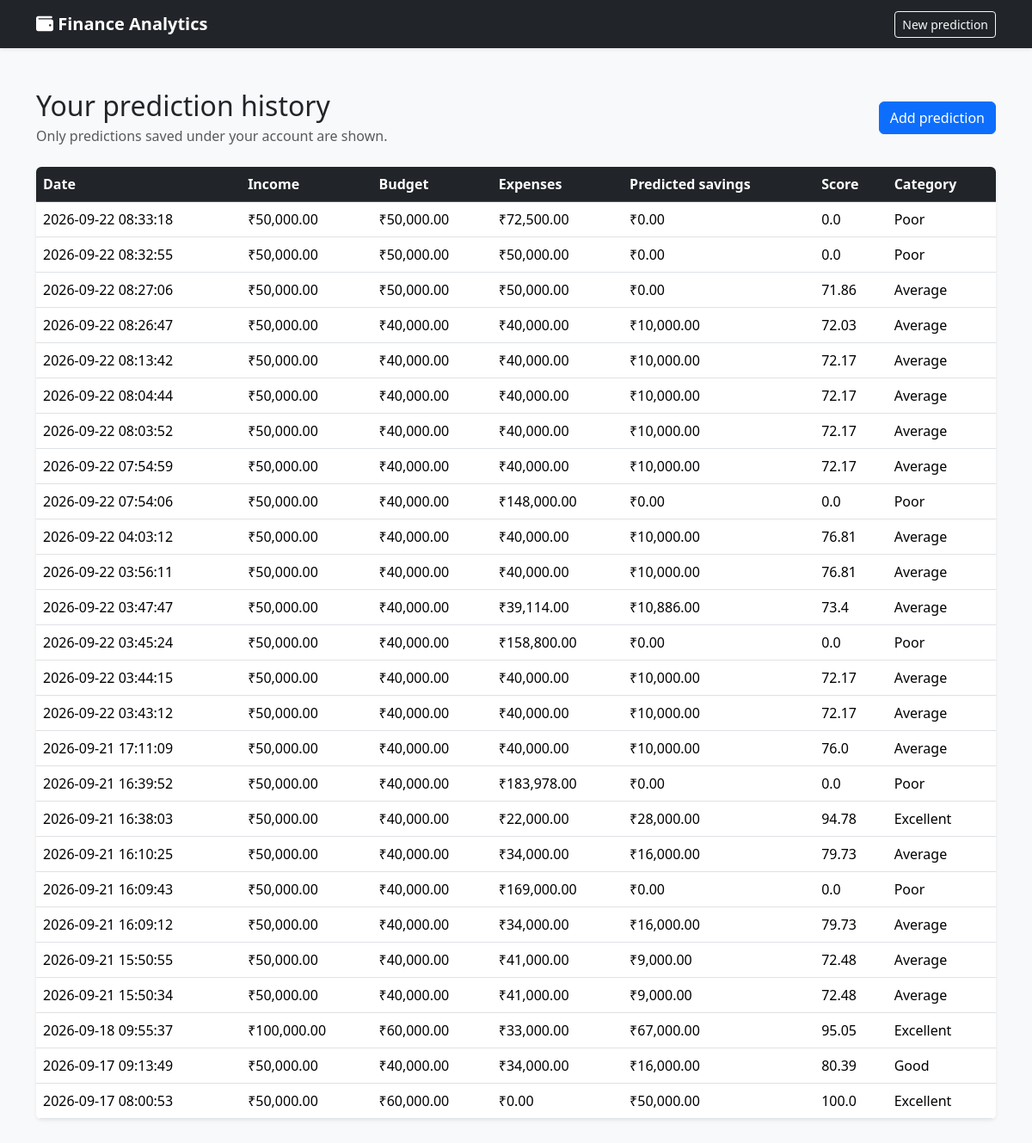
Screenshot of /history (signed in) with the database file from the repository.
### tables this page shows
CREATE TABLE prediction_history (
            id INTEGER PRIMARY KEY AUTOINCREMENT,
            user_id INTEGER NOT NULL,
            created_at TEXT NOT NULL DEFAULT CURRENT_TIMESTAMP,
            transaction_history TEXT NOT NULL,
            monthly_income REAL NOT NULL,
            monthly_budget REAL NOT NULL,
            current_savings REAL NOT NULL,
            savings_goal REAL NOT NULL,
            rent REAL NOT NULL,
            food REAL NOT NULL,
            transport REAL NOT NULL,
            shopping REAL NOT NULL,
            bills REAL NOT NULL,
            entertainment REAL NOT NULL,
            emi REAL NOT NULL,
            other_expenses REAL NOT NULL,
            total_expenses REAL NOT NULL,
            budget_utilization REAL NOT NULL,
            predicted_savings REAL NOT NULL,
            remaining_budget REAL NOT NULL,
            budget_used_percent REAL NOT NULL,
            financial_score REAL NOT NULL,
            financial_category TEXT NOT NULL
        );

### app.py (the view)
@app.route("/history")
def history():
    if not is_logged_in():
        return redirect(
            url_for("login")
        )
    conn = get_finance_data_connection()
    try:
        predictions = conn.execute("""
            SELECT id,
                   created_at,
                   monthly_income,
                   monthly_budget,
                   total_expenses,
                   predicted_savings,
                   financial_score,
                   financial_category
            FROM prediction_history
            WHERE user_id = ?
            ORDER BY id DESC
        """, (session["user_id"],)).fetchall()
    finally:
        conn.close()
    return render_template(
        "history.html",
        predictions=predictions
    )

### app.py (called while the page is built)
def get_finance_data_connection():
    conn = sqlite3.connect(FINANCE_DATA_DATABASE)
    conn.row_factory = sqlite3.Row
    return conn

def is_logged_in():
    return "user_id" in session

### templates/history.html (shortened to what this page needs)
<!doctype html>
<html lang="en">
<head>
    <link href="https://cdn.jsdelivr.net/npm/bootstrap@5.3.3/dist/css/bootstrap.min.css" rel="stylesheet">
    <link rel="stylesheet" href="https://cdnjs.cloudflare.com/ajax/libs/font-awesome/6.5.2/css/all.min.css">
</head>
<body class="bg-light">
    <nav class="navbar navbar-dark bg-dark shadow-sm">
        <div class="container">
            <a class="navbar-brand fw-bold" href="{{ url_for('home') }}">
                <i class="fa-solid fa-wallet"></i> Finance Analytics
            </a>
            <a class="btn btn-outline-light btn-sm" href="{{ url_for('predict_page') }}">New prediction</a>
        </div>
    </nav>
    <main class="container py-5">
        <div class="d-flex justify-content-between align-items-center mb-4">
            <div>
                <h1 class="h2 mb-1">Your prediction history</h1>
                <p class="text-muted mb-0">Only predictions saved under your account are shown.</p>
            </div>
            <a class="btn btn-primary" href="{{ url_for('predict_page') }}">Add prediction</a>
        </div>
        {% if predictions %}
        <div class="table-responsive bg-white rounded shadow-sm">
            <table class="table table-hover align-middle mb-0">
                <thead class="table-dark">
                    <tr>
                        <th>Date</th>
                        <th>Income</th>
                        <th>Budget</th>
                        <th>Expenses</th>
                        <th>Predicted savings</th>
                        <th>Score</th>
                        <th>Category</th>
                    </tr>
                </thead>
                <tbody>
                    {% for prediction in predictions %}
                    <tr>
                        <td>{{ prediction['created_at'] }}</td>
                        <td>₹{{ "{:,.2f}".format(prediction['monthly_income']) }}</td>
                        <td>₹{{ "{:,.2f}".format(prediction['monthly_budget']) }}</td>
                        <td>₹{{ "{:,.2f}".format(prediction['total_expenses']) }}</td>
                        <td>₹{{ "{:,.2f}".format(prediction['predicted_savings']) }}</td>
                        <td>{{ prediction['financial_score'] }}</td>
                        <td>{{ prediction['financial_category'] }}</td>
                    </tr>
                    {% endfor %}
                </tbody>
            </table>
        </div>
        {% else %}
        <div class="alert alert-info">You have no saved predictions yet. Submit the financial form to create your first history entry.</div>
        {% endif %}
    </main>
</body>
</html>

### rows the page displays
prediction_history: created_at "2026-09-22 08:33:18", monthly_income "50,000.00", monthly_budget "50,000.00", total_expenses "72,500.00", predicted_savings "0.00", financial_score "0.0", financial_category "Poor"
prediction_history: created_at "2026-09-22 08:32:55", monthly_income "50,000.00", monthly_budget "50,000.00", total_expenses "50,000.00", predicted_savings "0.00", financial_score "0.0", financial_category "Poor"
prediction_history: created_at "2026-09-22 08:27:06", monthly_income "50,000.00", monthly_budget "50,000.00", total_expenses "50,000.00", predicted_savings "0.00", financial_score "71.86", financial_category "Average"
prediction_history: created_at "2026-09-22 08:26:47", monthly_income "50,000.00", monthly_budget "40,000.00", total_expenses "40,000.00", predicted_savings "10,000.00", financial_score "72.03", financial_category "Average"
prediction_history: created_at "2026-09-22 08:13:42", monthly_income "50,000.00", monthly_budget "40,000.00", total_expenses "40,000.00", predicted_savings "10,000.00", financial_score "72.17", financial_category "Average"
prediction_history: created_at "2026-09-22 08:04:44", monthly_income "50,000.00", monthly_budget "40,000.00", total_expenses "40,000.00", predicted_savings "10,000.00", financial_score "72.17", financial_category "Average"
prediction_history: created_at "2026-09-22 08:03:52", monthly_income "50,000.00", monthly_budget "40,000.00", total_expenses "40,000.00", predicted_savings "10,000.00", financial_score "72.17", financial_category "Average"
prediction_history: created_at "2026-09-22 07:54:59", monthly_income "50,000.00", monthly_budget "40,000.00", total_expenses "40,000.00", predicted_savings "10,000.00", financial_score "72.17", financial_category "Average"
prediction_history: created_at "2026-09-22 07:54:06", monthly_income "50,000.00", monthly_budget "40,000.00", total_expenses "148,000.00", predicted_savings "0.00", financial_score "0.0", financial_category "Poor"
prediction_history: created_at "2026-09-22 04:03:12", monthly_income "50,000.00", monthly_budget "40,000.00", total_expenses "40,000.00", predicted_savings "10,000.00", financial_score "76.81", financial_category "Average"
prediction_history: created_at "2026-09-22 03:56:11", monthly_income "50,000.00", monthly_budget "40,000.00", total_expenses "40,000.00", predicted_savings "10,000.00", financial_score "76.81", financial_category "Average"
prediction_history: created_at "2026-09-22 03:47:47", monthly_income "50,000.00", monthly_budget "40,000.00", total_expenses "39,114.00", predicted_savings "10,886.00", financial_score "73.4", financial_category "Average"
prediction_history: created_at "2026-09-22 03:45:24", monthly_income "50,000.00", monthly_budget "40,000.00", total_expenses "158,800.00", predicted_savings "0.00", financial_score "0.0", financial_category "Poor"
prediction_history: created_at "2026-09-22 03:44:15", monthly_income "50,000.00", monthly_budget "40,000.00", total_expenses "40,000.00", predicted_savings "10,000.00", financial_score "72.17", financial_category "Average"
prediction_history: created_at "2026-09-22 03:43:12", monthly_income "50,000.00", monthly_budget "40,000.00", total_expenses "40,000.00", predicted_savings "10,000.00", financial_score "72.17", financial_category "Average"
prediction_history: created_at "2026-09-21 17:11:09", monthly_income "50,000.00", monthly_budget "40,000.00", total_expenses "40,000.00", predicted_savings "10,000.00", financial_score "76.0", financial_category "Average"
prediction_history: created_at "2026-09-21 16:39:52", monthly_income "50,000.00", monthly_budget "40,000.00", total_expenses "183,978.00", predicted_savings "0.00", financial_score "0.0", financial_category "Poor"
prediction_history: created_at "2026-09-21 16:38:03", monthly_income "50,000.00", monthly_budget "40,000.00", total_expenses "22,000.00", predicted_savings "28,000.00", financial_score "94.78", financial_category "Excellent"
prediction_history: created_at "2026-09-21 16:10:25", monthly_income "50,000.00", monthly_budget "40,000.00", total_expenses "34,000.00", predicted_savings "16,000.00", financial_score "79.73", financial_category "Average"
prediction_history: created_at "2026-09-21 16:09:43", monthly_income "50,000.00", monthly_budget "40,000.00", total_expenses "169,000.00", predicted_savings "0.00", financial_score "0.0", financial_category "Poor"
prediction_history: created_at "2026-09-21 16:09:12", monthly_income "50,000.00", monthly_budget "40,000.00", total_expenses "34,000.00", predicted_savings "16,000.00", financial_score "79.73", financial_category "Average"
prediction_history: created_at "2026-09-21 15:50:55", monthly_income "50,000.00", monthly_budget "40,000.00", total_expenses "41,000.00", predicted_savings "9,000.00", financial_score "72.48", financial_category "Average"
prediction_history: created_at "2026-09-21 15:50:34", monthly_income "50,000.00", monthly_budget "40,000.00", total_expenses "41,000.00", predicted_savings "9,000.00", financial_score "72.48", financial_category "Average"
prediction_history: created_at "2026-09-18 09:55:37", monthly_income "100,000.00", monthly_budget "60,000.00", total_expenses "33,000.00", predicted_savings "67,000.00", financial_score "95.05", financial_category "Excellent"
prediction_history: created_at "2026-09-17 09:13:49", monthly_income "50,000.00", monthly_budget "40,000.00", total_expenses "34,000.00", predicted_savings "16,000.00", financial_score "80.39", financial_category "Good"
prediction_history: created_at "2026-09-17 08:00:53", monthly_income "50,000.00", monthly_budget "60,000.00", total_expenses "0.00", predicted_savings "50,000.00", financial_score "100.0", financial_category "Excellent"
